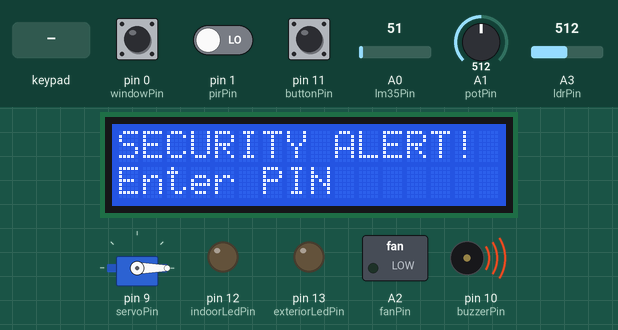
Bench run of a sketch on a simulated Arduino Uno, built with avr-gcc and run on an emulated ATmega328P. Parts: 16×2 character LCD, servo, switched loads named in the sketch (green lamp = pin HIGH), output pins drawn as LEDs (lit = HIGH), buzzer (waves = sounding). Inputs (shaded band) come from the test bench; at power-on: A1 (potPin) = 512, pin 11 (buttonPin) HIGH, pin 0 (windowPin) HIGH, pin 1 (pirPin) LOW, A0 (lm35Pin) = 51, A3 (ldrPin) = 512.

Above: at 2.8 s.
2.9 s: keypad keys 2 0 0 7 # pressed 0.4 s apart
At 4.8 s:
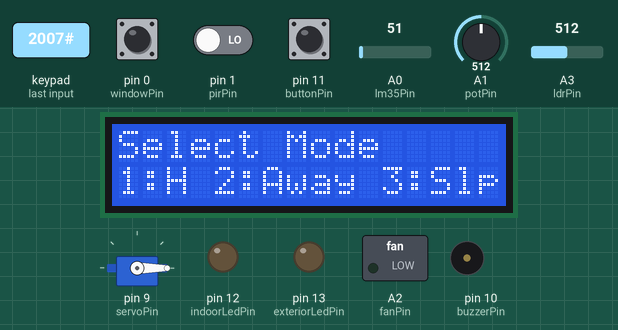
6.4 s: key '1' pressed
At 7.5 s:
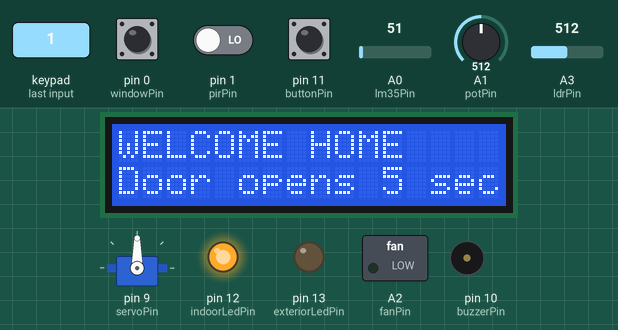
10.4 s: keypad keys 2 0 0 7 pressed 0.4 s apart
At 12.0 s:
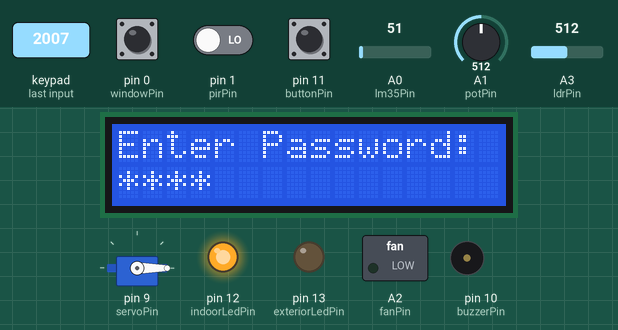
13.5 s: key '*' pressed
At 13.8 s:
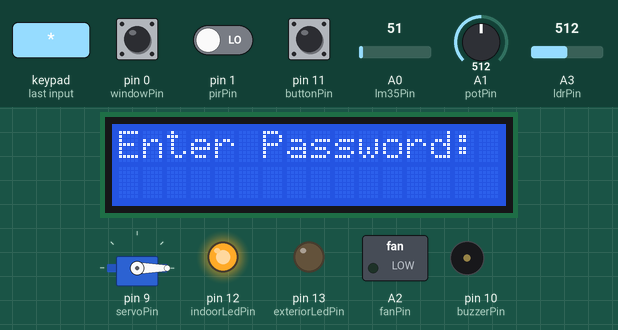
15.0 s: A1 (potPin) set to 0
At 16.9 s:
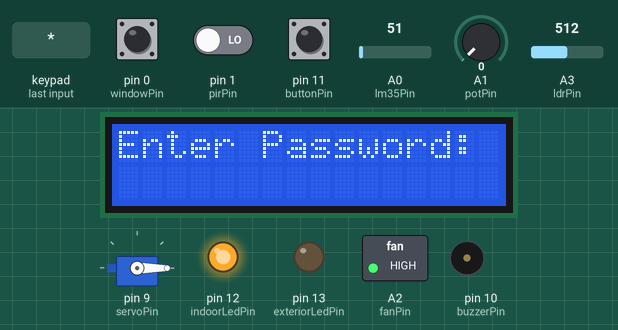
17.2 s: pin 11 (buttonPin) pulled LOW for 0.15 s
At 18.8 s:
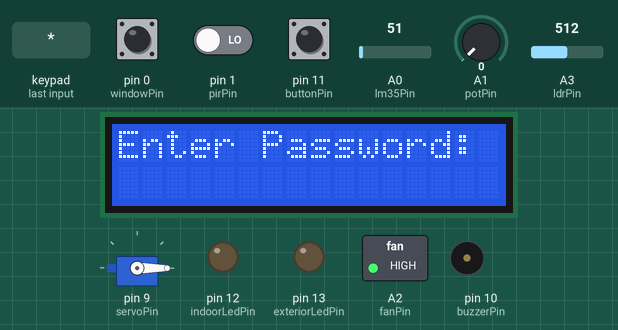
Timing chart, 0 to 19.8 s (numbered marks = the images above; inputs shaded):
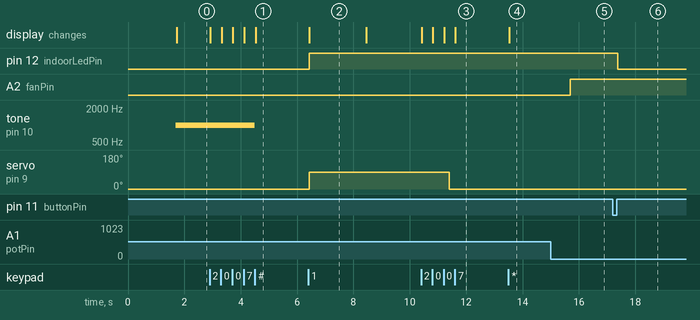

Measured:
- after the input at 2.9 s, tone on pin 10 (buzzerPin): 1000 Hz → silent after 1.6 s; the display: first changes at once (image 1 shows a later state)
- after the input at 6.4 s, pin 12 (indoorLedPin): LOW → HIGH at once; servo on pin 9 (servoPin): 0° → 90° at once; the display: changes at once (image 2)
- after the input at 10.4 s, the display: first changes at once (image 3 shows a later state)
- after the input at 13.5 s, the display: changes at once (image 4)
- after the input at 15.0 s, A2 (fanPin): LOW → HIGH after 0.70 s
- after the input at 17.2 s, pin 12 (indoorLedPin): HIGH → LOW after 0.18 s
- what the display in image 2 shows lasts 2.1 s, from 6.4 s to 8.5 s

The sketch:

smart_home_organized.ino
```cpp
#include <Wire.h>
#include <LiquidCrystal_I2C.h>
#include <Servo.h>
#include <Keypad.h>

//House modes

enum HouseMode {
  HOME_MODE,
  AWAY_MODE,
  SLEEP_MODE
};

HouseMode currentMode = AWAY_MODE;

// ------ PINS ------
//Keypad
const byte ROWS = 4;
const byte COLS = 3;

byte rowPins[ROWS] = {2, 3, 4, 5};
byte colPins[COLS] = {6, 7, 8};

//Door
const int servoPin = 9;

//Security
const int windowPin = 0;
const int pirPin = 1;
const int buzzerPin = 10;
const int exteriorLedPin = 13;

//Lighting
const int buttonPin = 11;
const int ldrPin = A3;
const int indoorLedPin = 12;

//Climate
const int lm35Pin = A0;
const int potPin = A1;
const int fanPin = A2;

// -------- LCD -------
LiquidCrystal_I2C lcd(0x27, 16, 2);
String lastLine1 = "";
String lastLine2 = "";
unsigned long messageUntil = 0;   //used for keeping messages on screen

void setScreen(String a, String b) {
  if (a.length() > 16) a = a.substring(0, 16);
  if (b.length() > 16) b = b.substring(0, 16);

  while (a.length() < 16) a += ' ';
  while (b.length() < 16) b += ' ';

  if (a != lastLine1) {
    lcd.setCursor(0, 0);
    lcd.print(a);
    lastLine1 = a;
  }
  if (b != lastLine2) {
    lcd.setCursor(0, 1);
    lcd.print(b);
    lastLine2 = b;
  }
}

void showMessage(String a, String b, unsigned long holdMs) {
  lastLine1 = "";
  lastLine2 = "";
  setScreen(a, b);
  messageUntil = millis() + holdMs;
}

// --------- KEYPAD 4x4 -----------
char keys[ROWS][COLS] = {
  {'1','2','3'},
  {'4','5','6'},
  {'7','8','9'},
  {'*','0','#'}
};

Keypad keypad = Keypad(makeKeymap(keys),
rowPins, colPins, ROWS, COLS);

const String correctCode = "2007";
String enteredCode = "";
const byte MAX_CODE_LENGTH = 5;

int wrongAttempts = 0;
const int MAX_WRONG_ATTEMPTS = 3;
bool passwordAlarm = false;
bool selectingMode = false;
bool enteringPassword = true;   // true = LCD shows the password prompt

// ------------- DOOR SERVO --------------
Servo doorServo;

bool doorUnlocked = false;
unsigned long unlockTime = 0;
const unsigned long openTime = 5000; //how long door should stay open

// --------- SECURITY -----------
bool windowOpen = false;
bool windowAlarm = false;      // stays true until the correct PIN is entered

// ----------- LIGHTING -------------
const int onThreshold = 600;
const int offThreshold = 800;

// Pushbutton manual control:
//   short press: toggles the indoor light ON/OFF (LDR is ignored)
//   long press: hands control back to the LDR
bool manualControl = false;
bool manualState = false;      // light state chosen with the button
bool lastButtonState = HIGH;   // previous button reading (HIGH = not pressed (input_pullup is used))
unsigned long pressStart = 0;
const unsigned long LONG_PRESS = 1000; //ms
bool indoorLightState = false; // LDR control

// ------------- CLIMATE ------------
const float TEMP_MIN = 20.0; //potentiometer range
const float TEMP_MAX = 50.0;

float currentTemp = 0;
float currentSetpoint = 30;
float TEMP_OFF = 28;
const float HYST = 2.0;
bool fanOn = false;

unsigned long lastRead = 0;
const unsigned long READ_INTERVAL = 1000;

//----------------Functions-----------------
// Temp
float readTemperature() {
  long total = 0;

  for (int i = 0; i < 10; i++) {
    total += analogRead(lm35Pin);
    delay(5);
  }

  float average = total / 10.0;
  return average * 5.0 / 1023.0 * 100.0;
}

float readSetpoint() {
  int raw = analogRead(potPin);
  float t = TEMP_MIN + (raw / 1023.0) * (TEMP_MAX - TEMP_MIN);

  return round(t * 2) / 2.0;
}

//Mode selection
void applyMode(HouseMode mode) {
  currentMode = mode;
  enteringPassword = false;
  manualControl = false;   // changing mode returns the light to LDR control

  if (mode == HOME_MODE) {
    doorServo.write(90);
    doorUnlocked = true;
    unlockTime = millis();

    showMessage("WELCOME HOME", "Door opens 5 sec", 2000);
  }
  else if (mode == AWAY_MODE) {
    doorServo.write(0);
    doorUnlocked = false;

    showMessage("AWAY MODE ACTIVE", "Security ON", 2000);
  }
  else {
    doorServo.write(0);
    doorUnlocked = false;

    showMessage("SLEEP MODE ON", "Security ON", 2000);
  }
}

// -------------- SETUP ----------------
void setup() {
  pinMode(windowPin, INPUT_PULLUP);
  pinMode(pirPin, INPUT);
  pinMode(buttonPin, INPUT_PULLUP);

  pinMode(buzzerPin, OUTPUT);
  pinMode(exteriorLedPin, OUTPUT);
  pinMode(indoorLedPin, OUTPUT);
  pinMode(fanPin, OUTPUT);

  digitalWrite(exteriorLedPin, LOW);
  digitalWrite(indoorLedPin, LOW);
  digitalWrite(fanPin, LOW);
  noTone(buzzerPin);

  Wire.begin();
  lcd.init();
  lcd.backlight();

  doorServo.attach(servoPin);
  doorServo.write(0);

  showMessage("Smart Home Demo", "System Starting", 0);
  delay(1500);

  currentTemp = readTemperature();
  currentSetpoint = readSetpoint();
  TEMP_OFF = currentSetpoint - HYST;

  enteringPassword = true;   // loop() now shows "Enter Password:"
}

// ------------- MAIN LOOP -------------
void loop() {
  unsigned long now = millis();
  char key = keypad.getKey();

  // password entry
  if (key && !selectingMode) {
    if (key == '*') {
      enteredCode = "";
      enteringPassword = true;
    }
    else if (key == '#') {
      enteringPassword = true;

      if (enteredCode == correctCode) {
        passwordAlarm = false;
        windowAlarm = false;      // correct PIN silences the window alarm
        wrongAttempts = 0;
        enteredCode = "";
        selectingMode = true;

      }
      else {
        wrongAttempts++;
        enteredCode = "";

        if (wrongAttempts >= MAX_WRONG_ATTEMPTS) {
          passwordAlarm = true;
        }
        else {
          showMessage("Access Denied", "Try Again", 1500);
        }
      }
    }
    else if (key >= '0' && key <= '9') {
      enteringPassword = true;

      if (enteredCode.length() < MAX_CODE_LENGTH) {
        enteredCode += key;
      }
    }
  }

  //Mode choice
  else if (key && selectingMode) {
    if (key == '1') {
      selectingMode = false;
      applyMode(HOME_MODE);
    }
    else if (key == '2') {
      selectingMode = false;
      applyMode(AWAY_MODE);
    }
    else if (key == '3') {
      selectingMode = false;
      applyMode(SLEEP_MODE);
    }
    else if (key == '*') {
      selectingMode = false;
      enteredCode = "";
      enteringPassword = true;
    }
  }

  // Close door
  if (doorUnlocked && now - unlockTime >= openTime) {
    doorServo.write(0);
    doorUnlocked = false;
  }

  // Security
  bool securityEnabled =
      (currentMode == AWAY_MODE ||
       currentMode == SLEEP_MODE);

  windowOpen = (digitalRead(windowPin) == HIGH); // HIGH means window open

  if (securityEnabled && windowOpen && !selectingMode) { //window alarm rings when mode selection mode is not open
    windowAlarm = true;
  }


  //exterior motion light
  bool motionDetected = (digitalRead(pirPin) == HIGH);

  digitalWrite(exteriorLedPin,(securityEnabled && motionDetected) ? HIGH : LOW);

  // Climate control
  if (now - lastRead >= READ_INTERVAL) {
    lastRead = now;

    currentTemp = readTemperature();
    currentSetpoint = readSetpoint();
    TEMP_OFF = currentSetpoint - HYST;

    if (currentMode == AWAY_MODE) {
      fanOn = false;
    }
    else {
      if (currentTemp >= currentSetpoint) {
        fanOn = true;
      }
      else if (currentTemp <= TEMP_OFF) {
        fanOn = false;
      }
    }

    digitalWrite(fanPin, fanOn ? HIGH : LOW);
  }
  if (selectingMode) {
    fanOn = false;
    digitalWrite(fanPin, LOW);
  }

  // Light pushbutton (short press = toggle, long press = back to LDR)
  bool buttonState = digitalRead(buttonPin);   // LOW = pressed (INPUT_PULLUP)

  if (lastButtonState == HIGH && buttonState == LOW) {
    // button just pressed
    delay(30);                                  // debounce
    if (digitalRead(buttonPin) == LOW) {
      pressStart = millis();
    }
    else {
      buttonState = HIGH;                       // it was just noise
    }
  }
  else if (lastButtonState == LOW && buttonState == HIGH) {
    // button just released
    delay(30);
    if (digitalRead(buttonPin) == HIGH && currentMode != AWAY_MODE) { //button control only works if person is inside house
      unsigned long held = millis() - pressStart; //calculate time button was pressed for

      if (held >= LONG_PRESS) {
        manualControl = false;                  // long press: LDR is in charge again
      }
      else if (!manualControl) {
        manualState = !indoorLightState;        // first press: flip what the light is showing
        manualControl = true;
      }
      else {
        manualState = !manualState;             // later presses: toggle ON/OFF
      }
    }
    else {
      buttonState = LOW;                        // it was just noise
    }
  }
  lastButtonState = buttonState;

  //LDR Lighting
  int lightReading = analogRead(ldrPin);

  if (currentMode == AWAY_MODE) {
    indoorLightState = false;
    digitalWrite(indoorLedPin, LOW); // Force OFF in Away Mode
  }
  else {

    if (currentMode == SLEEP_MODE) {
      indoorLightState = false;   // Sleep mode: LDR never turns the light on, only the button does
    }
    else if (lightReading < onThreshold) {
      indoorLightState = true;
    }
    else if (lightReading > offThreshold) {
      indoorLightState = false;
    }


    // button decides if manual control is on, otherwise the LDR decides
    bool finalLightState = manualControl ? manualState : indoorLightState;

    digitalWrite(indoorLedPin, finalLightState ? HIGH : LOW);
  }
  if (selectingMode){

    digitalWrite(indoorLedPin, LOW);

  }

  //Buzzer
  if (passwordAlarm || windowAlarm) {
    tone(buzzerPin, 1000);
  }
  else {
    noTone(buzzerPin);
  }

  // LCD status
  if (windowAlarm) {
    // show the PIN so the user can silence the alarm
    if (enteredCode.length() > 0) {
      String stars = "";
      for (unsigned int i = 0; i < enteredCode.length(); i++) {
        stars += '*';
      }
      setScreen("SECURITY ALERT!", "PIN: " + stars);
    }
    else {
      setScreen("SECURITY ALERT!", "Enter PIN");
    }
  }
  else if (passwordAlarm) {
  if (enteredCode.length() > 0) {
    String stars = "";
    for (unsigned int i = 0; i < enteredCode.length(); i++) stars += '*';
    setScreen("ACCESS ALARM!", "PIN: " + stars);
  }
  else {
    setScreen("ACCESS ALARM!", "Enter PIN");
  }
}
  else if (now < messageUntil) {
    // a pop-up message is still being shown; leave the screen alone
  }
  else if (selectingMode) {
    setScreen("Select Mode", "1:H 2:Away 3:Slp");
  }
  else if (enteringPassword) {
    String stars = "";
    for (unsigned int i = 0; i < enteredCode.length(); i++) {
      stars += '*';
    }
    setScreen("Enter Password:", stars);
  }
  else if (doorUnlocked) {
    setScreen("Door: OPEN", "Closing soon...");
  }
  else if (currentMode == AWAY_MODE) {
    setScreen("AWAY:Security ON", "Fan OFF Lamp OFF");
  }
  else if (currentMode == SLEEP_MODE) {
    setScreen("SLEEP: Security",
              "T:" + String(currentTemp, 0) + "C Fan:" +
              (fanOn ? "ON" : "OFF"));
  }
  else {
    setScreen("HOME T:" + String(currentTemp, 0) + "C",
              "Set:" + String(currentSetpoint, 1) +
              " Sec:OFF");
  }
}
```
